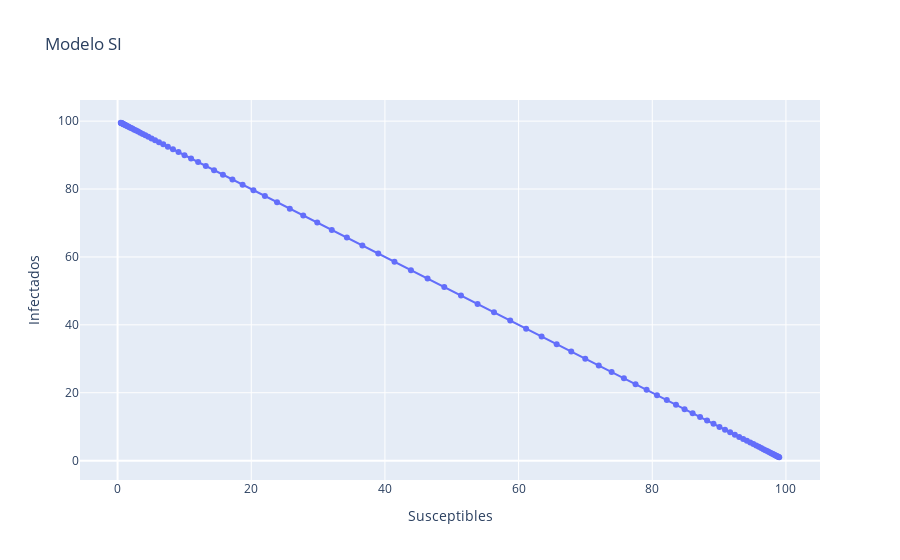

Source (notebook cell):
### Markdown cell above
## Modelo SI

### Code cell
N = 100

S0 = 99
I0 = 1

alfa = 0.1

T0 = 0
T = 100

secciones = 100 #deltaT en realidad es (T-T0)/secciones

deltaT = (T-T0)/secciones

tiempo = np.linspace(T0, T, secciones)

S = np.linspace(T0, T, secciones)
I = np.linspace(T0, T, secciones)

S[0] = S0
I[0] = I0

for j in range (secciones-1):
    S[j+1] = S[j]*(1-(alfa*deltaT/N)*I[j])
    I[j+1] = I[j]*(1+(alfa*deltaT/N)*S[j])

# Figura
df = pd.DataFrame({'Susceptibles':S, 'Infectados':I})
fig = px.line(df, x="Susceptibles", y="Infectados", title="Modelo SI", markers=True) 
fig.show()

# Guardar svg
fig.write_image("./graficas_avanzadas_modelos_basicos/SI_IsobreS.eps")

### Figure 1 — Plotly figure (JSON) as saved in the notebook; plotly's stock layout.template omitted (floating-point values rounded to 4 significant figures)
{"data": [{"hovertemplate": "Susceptibles=%{x}<br>Infectados=%{y}<extra></extra>", "legendgroup": "", "line": {"color": "#636efa", "dash": "solid"}, "marker": {"symbol": "circle"}, "mode": "markers+lines", "name": "", "orientation": "v", "showlegend": false, "type": "scatter", "x": [99, 98.9, 98.79, 98.67, 98.54, 98.4, 98.24, 98.07, 97.88, 97.67, 97.44, 97.19, 96.92, 96.62, 96.3, 95.94, 95.55, 95.13, 94.66, 94.16, 93.61, 93.01, 92.36, 91.65, 90.89, 90.06, 89.16, 88.2, 87.16, 86.04, 84.84, 83.55, 82.17, 80.71, 79.15, 77.5, 75.76, 73.92, 71.99, 69.98, 67.88, 65.7, 63.44, 61.12, 58.75, 56.32, 53.86, 51.38, 48.88, 46.38, 43.9, 41.43, 39.01, 36.63, 34.31, 32.05, 29.87, 27.78, 25.77, 23.86, 22.04, 20.32, 18.71, 17.18, 15.76, 14.43, 13.2, 12.05, 10.99, 10.01, 9.113, 8.285, 7.525, 6.829, 6.193, 5.612, 5.082, 4.6, 4.161, 3.762, 3.4, 3.072, 2.774, 2.504, 2.26, 2.039, 1.84, 1.659, 1.496, 1.348, 1.215, 1.095, 0.987, 0.8893, 0.8012, 0.7217, 0.65, 0.5855, 0.5273, 0.4748], "xaxis": "x", "y": [1, 1.099, 1.208, 1.327, 1.458, 1.602, 1.759, 1.932, 2.122, 2.329, 2.557, 2.806, 3.078, 3.377, 3.703, 4.06, 4.449, 4.874, 5.338, 5.843, 6.394, 6.992, 7.642, 8.348, 9.113, 9.942, 10.84, 11.8, 12.84, 13.96, 15.16, 16.45, 17.83, 19.29, 20.85, 22.5, 24.24, 26.08, 28.01, 30.02, 32.12, 34.3, 36.56, 38.88, 41.25, 43.68, 46.14, 48.62, 51.12, 53.62, 56.1, 58.57, 60.99, 63.37, 65.69, 67.95, 70.13, 72.22, 74.23, 76.14, 77.96, 79.68, 81.29, 82.82, 84.24, 85.57, 86.8, 87.95, 89.01, 89.99, 90.89, 91.71, 92.47, 93.17, 93.81, 94.39, 94.92, 95.4, 95.84, 96.24, 96.6, 96.93, 97.23, 97.5, 97.74, 97.96, 98.16, 98.34, 98.5, 98.65, 98.78, 98.9, 99.01, 99.11, 99.2, 99.28, 99.35, 99.41, 99.47, 99.53], "yaxis": "y"}], "layout": {"legend": {"tracegroupgap": 0}, "title": {"text": "Modelo SI"}, "xaxis": {"anchor": "y", "domain": [0, 1], "title": {"text": "Susceptibles"}}, "yaxis": {"anchor": "x", "domain": [0, 1], "title": {"text": "Infectados"}}}}
